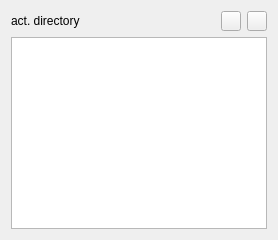
      <widget class="QWidget" name="layoutWidget">
       <layout class="QVBoxLayout" name="verticalLayout">
        <item>
         <layout class="QHBoxLayout" name="horizontalLayout_2">
          <item>
           <widget class="QLabel" name="label_akt_verzeichnis">
            <property name="toolTip">
             <string>act. directory</string>
            </property>
            <property name="whatsThis">
             <string>Actual directory</string>
            </property>
            <property name="text">
             <string>act. directory</string>
            </property>
           </widget>
          </item>
          <item>
           <widget class="QPushButton" name="pushButtonRefresh">
            <property name="sizePolicy">
             <sizepolicy hsizetype="Fixed" vsizetype="Fixed">
              <horstretch>0</horstretch>
              <verstretch>0</verstretch>
             </sizepolicy>
            </property>
            <property name="maximumSize">
             <size>
              <width>20</width>
              <height>20</height>
             </size>
            </property>
            <property name="toolTip">
             <string>Refresh view or working directory</string>
            </property>
            <property name="whatsThis">
             <string>Sometimes it happens that the automatically refresh does not work. With this button you can force a refresh.</string>
            </property>
            <property name="text">
             <string/>
            </property>
            <property name="icon">
             <iconset>
              <normaloff>pypordb/appointment-recurring.png</normaloff>pypordb/appointment-recurring.png</iconset>
            </property>
           </widget>
          </item>
          <item>
           <widget class="QPushButton" name="pushButtonDir">
            <property name="sizePolicy">
             <sizepolicy hsizetype="Fixed" vsizetype="Fixed">
              <horstretch>0</horstretch>
              <verstretch>0</verstretch>
             </sizepolicy>
            </property>
            <property name="maximumSize">
             <size>
              <width>20</width>
              <height>20</height>
             </size>
            </property>
            <property name="toolTip">
             <string>Change directory</string>
            </property>
            <property name="whatsThis">
             <string>Change actual directory.</string>
            </property>
            <property name="text">
             <string/>
            </property>
            <property name="icon">
             <iconset>
              <activeon>pypordb/folder.svg</activeon>
             </iconset>
            </property>
           </widget>
          </item>
         </layout>
        </item>
        <item>
         <widget class="QTableWidget" name="tableWidgetBilderAktuell">
          <property name="contextMenuPolicy">
           <enum>Qt::CustomContextMenu</enum>
          </property>
          <property name="whatsThis">
           <string>Actual image files in working directory. For adding the image file to the database, double click on it or mark it and press F5. If 2 image files are marked, the dialog for adding a cover will appear.</string>
          </property>
          <property name="editTriggers">
           <set>QAbstractItemView::NoEditTriggers</set>
          </property>
          <property name="dragEnabled">
           <bool>true</bool>
          </property>
          <property name="dragDropMode">
           <enum>QAbstractItemView::DragOnly</enum>
          </property>
          <property name="defaultDropAction">
           <enum>Qt::CopyAction</enum>
          </property>
          <property name="selectionMode">
           <enum>QAbstractItemView::ExtendedSelection</enum>
          </property>
          <attribute name="horizontalHeaderVisible">
           <bool>false</bool>
          </attribute>
         </widget>
        </item>
       </layout>
      </widget>
